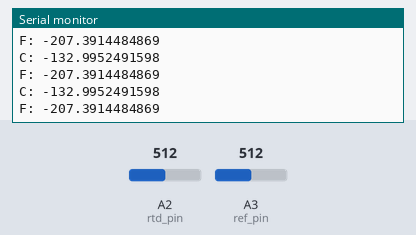
Bench run of a sketch on a simulated Arduino Zero (SAMD21). On the bench: the last lines printed to the serial monitor. Inputs (shaded band) come from the test bench; at power-on: A2 (rtd_pin) = 512, A3 (ref_pin) = 512 (analog values on the 0–1023 scale).

Above: at 1.2 s.
1.3 s: A2 (rtd_pin) set to 716
At 1.52 s:
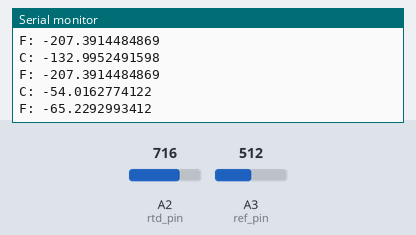
2.8 s: A3 (ref_pin) set to 306
At 2.86 s:
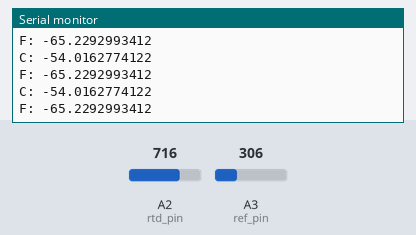
4.3 s: A2 (rtd_pin) set to 900
At 4.42 s:
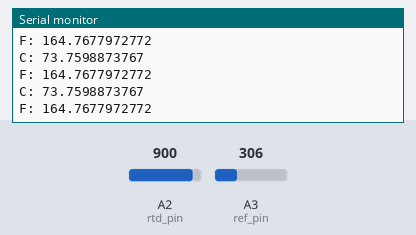
5.8 s: A3 (ref_pin) set to 122
At 5.98 s:
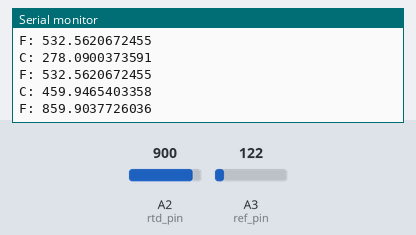
Timing chart, 0 to 8.3 s (numbered marks = the images above; inputs shaded):
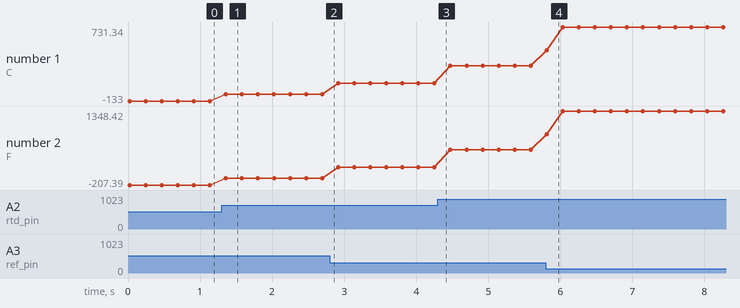

The sketch:

NB-PTCO-168.ino
```cpp
/**
 * Wheatstone Bridge Formula
 * ^^^^^^^^^^^^^^^^^^^^^^^^^
 * Vg = Vs [ (Rx / R3+Rx) - (R2 / R1+R2) ]
 *
 * Vg:  output voltage across bridge
 * Vs:  supply voltage
 * R1:  1000 Ohms
 * R2:   500 Ohms (470 Ohms for testing)
 * R3:  1000 Ohms
 * Rx:  RTD Sensor
 *
 * Resistor Positions
 * ^^^^^^^^^^^^^^^^^^
 *      R1 R3
 *      R2 Rx
 *
 * Rearranged to solve for Rx
 * ^^^^^^^^^^^^^^^^^^^^^^^^^^
 * Rx = -R3 * [ (R1*Vg + R2*Vg + R2*Vs) / (R1*Vg + R2*Vg - R1*Vs) ]
 *
 * Formula to calculate temperature (in degrees Celsius)
 * ^^^^^^^^^^^^^^^^^^^^^^^^^^^^^^^^^^^^^^^^^^^^^^^^^^^^^
 * T >= 0 degrees Celsius:
 *    RT = R0 * [1 + a*T + b*(T^2)]
 * T < 0 degrees Celsius:
 *    RT = R0 * [1 + a*T + b*(T^2) + c*(T-100)*(T^3)]
 *
 * T:   output temperature
 * R0:  resistance at 0 degrees Celsius (1000 ohms for NB-PTCO-168)
 * RT:  current resistance across the NB-PTCO-168 (RT == Rx)
 * a:   3.9083*(10^-3)
 * b:   -5.775*(10^-7)
 * c:   -4.183*(10^-12)
 *
 * Rearranged to solve for T
 * ^^^^^^^^^^^^^^^^^^^^^^^^^
 * T >= 0 degrees Celsius:
 *    T = [ -a*R0 + sqrt(R0)*sqrt((a^2)*R0 - 4*b*R0 + 4*b*RT) ] / [ 2*b*R0 ]
 * T < 0 degrees Celsius:
 *    Very long equation
 *
 * NB-PTCO-168
 * ^^^^^^^^^^^
 * Range for our application:
 *    Low                   Base                    High
 *    -20 Celsius           0 Celsius               +60 Celsius
 *    -4 Fahrenheit         +32 Fahrenheit          +140 Fahrenheit
 *    922.0609843 Ohms      1000 Ohms               1232.419 Ohms
**/

// Pin Definitions
#define rtd_pin A2
#define ref_pin A3

// Variable Definitions
const double a = 3.9083 * pow(10, -3);
const double b = -5.775 * pow(10, -7);
const double c = -4.183 * pow(10, -12);
const double sample_size = 100;

// ADC Definitions
const int adc_resolution = 14;
const double max_input = pow(2, adc_resolution);
const double max_voltage = 2.0;

// Voltage and Resistance Definitions
const double Vs = 3.3;
const double R0 = 1000.0;
const double R1 = 1000.0;
const double R2 = 470.0;
const double R3 = 1000.0;

// Voltage Calculation Variables Declarations
int raw_rtd;
int raw_ref;
double rtd_voltage;
double ref_voltage;

// Calculated Variables Declarations
double Vg;
double Rx;
double T;

void setup()
{
  // Set the ADC resolution
  analogReadResolution(adc_resolution);

  // Setup pins
  pinMode(rtd_pin, INPUT);
  pinMode(ref_pin, INPUT);

  // Begin transmission
  Serial.begin(9600);
}

void loop()
{
  // Find raw inputs for both Wheatstone Bridge Terminals
  find_raw_inputs();

  // Convert raw values to voltages
  rtd_voltage = convert_to_voltage(raw_rtd);
  ref_voltage = convert_to_voltage(raw_ref);

  // Calculate voltage difference at the Wheatstone Bridge Terminals
  Vg = rtd_voltage - ref_voltage;

  // Print raw values for debugging
  // print_raw_values();

  // Find the resistance across the RTD
  Rx = find_resistance(Vg);

  // Find the temperature in degrees Celsius
  T = find_temperature(Rx);

  // Print the temperature in Celsius and Fahrenheit
  print_temperature(T);

	delay(200);
}

void find_raw_inputs()
{
  // Reset variables
  raw_rtd = 0;
  raw_ref = 0;

  // Loop to get raw inputs
  for (int i = 0; i < sample_size; i++) {
    raw_rtd += analogRead(rtd_pin);
    raw_ref += analogRead(ref_pin);
    // delay(1);
  }

  // Find average
  raw_rtd /= sample_size;
  raw_ref /= sample_size;
}

double convert_to_voltage(int raw)
{
  return (raw / max_input) * max_voltage;
}

double find_resistance(double Vg)
{
  return -R3 * ( (R1*Vg + R2*Vg + R2*Vs) / (R1*Vg + R2*Vg - R1*Vs) );
}

double find_temperature(double RT)
{
  return ( -a*R0 + sqrt(R0)*sqrt(pow(a, 2)*R0 - 4*b*R0 + 4*b*RT) ) / ( 2*b*R0 );
}

void print_temperature(double T)
{
  double C = T;
  double F = C * (9.0/5.0) + 32;

  Serial.print("C: ");
  Serial.println(C, 10);
  Serial.print("F: ");
  Serial.println(F, 10);

  Serial.println();
}

/* Debugging */
void print_raw_values()
{
  Serial.print("Correct Raw Ref: \t\t");
  Serial.print(max_input * ( R2 / (R1+R2) ));
  Serial.print("\tCorrect Raw Ref Voltage: \t\t");
  Serial.println(max_voltage / max_input * max_voltage, 10);

  Serial.print("Raw RTD Input: \t\t");
  Serial.print(raw_rtd);
  Serial.print("\tRaw RTD Voltage: \t");
  Serial.println(rtd_voltage, 10);

  Serial.print("Raw Ref Input: \t\t");
  Serial.print(raw_ref);
  Serial.print("\tRaw Ref Voltage: \t");
  Serial.println(ref_voltage, 10);

  Serial.print("Input Difference: \t");
  Serial.print(raw_rtd - raw_ref);
  Serial.print("\tVoltage Difference: \t");
  Serial.println(Vg, 10);

  Serial.println();
}
```

Measured:
- after the input at 1.3 s, the serial monitor: prints a new line after 0.06 s (image 1)
- after the input at 5.8 s, the serial monitor: prints a new line at once (image 4)
- plotted number 1: -133 → -54.02 after the input at 1.3 s, -54.02 → 73.76 after the input at 2.8 s, 73.76 → 278.09 after the input at 4.3 s, 278.09 → 731.34 after the input at 5.8 s
- plotted number 2: -207.39 → -65.23 after the input at 1.3 s, -65.23 → 164.77 after the input at 2.8 s, 164.77 → 532.56 after the input at 4.3 s, 532.56 → 1348.42 after the input at 5.8 s
